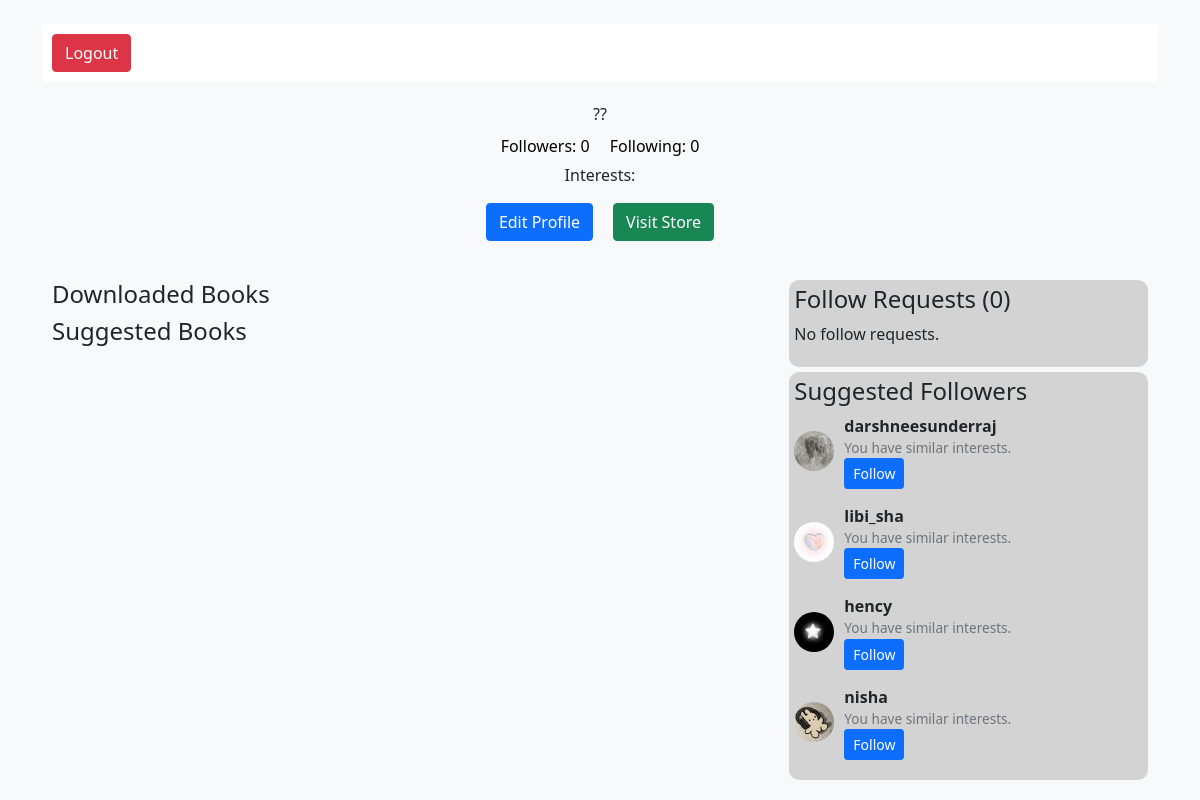
The page /user_dashboard.php (signed in) on the database its author committed.
### tables this page shows
CREATE TABLE `users` (
  `id` int(11) NOT NULL,
  `name` varchar(255) NOT NULL,
  `username` varchar(255) NOT NULL,
  `email` varchar(255) NOT NULL,
  `password` varchar(255) NOT NULL,
  `avatar` varchar(255) DEFAULT NULL,
  `auth_method` enum('gmail','register') NOT NULL DEFAULT 'register',
  `interests` varchar(255) DEFAULT NULL,
  `genres` varchar(255) DEFAULT NULL
);

### user_dashboard.php (the view, shortened to what this page needs)
<?php
include "db_conn.php";
$user_id = $_SESSION['user_id'];
try {
    $sql = "SELECT username, avatar, interests FROM users WHERE id = ?";
    $stmt = $conn->prepare($sql);
    $stmt->execute([$user_id]);
    $user = $stmt->fetch(PDO::FETCH_ASSOC);
    $request_sql = "
        SELECT fr.id, u.username
        FROM follow_requests fr
        JOIN users u ON fr.sender_id = u.id
        WHERE fr.receiver_id = ? AND fr.status = 'pending'";
    $request_stmt = $conn->prepare($request_sql);
    $request_stmt->execute([$user_id]);
    $requests_result = $request_stmt->fetchAll(PDO::FETCH_ASSOC);
    $num_requests = count($requests_result);
    $suggest_users_sql = "
        SELECT u.id, u.username, u.avatar,
        CASE
            WHEN u.id IN (
                SELECT DISTINCT d.user_id
                FROM downloads d
                JOIN books b ON d.book_id = b.id
                WHERE b.category_id IN (
                    SELECT DISTINCT b.category_id
                    FROM downloads d2
                    JOIN books b ON d2.book_id = b.id
                    WHERE d2.user_id = ?
                )
            ) THEN 'You both downloaded the same book.'
            ELSE 'You have similar interests.'
        END AS reason
        FROM users u
        WHERE u.id != ?
        AND (u.interests LIKE ? OR u.id IN (
            SELECT DISTINCT d.user_id
            FROM downloads d
            JOIN books b ON d.book_id = b.id
            WHERE b.category_id IN (
                SELECT DISTINCT b.category_id
                FROM downloads d2
                JOIN books b ON d2.book_id = b.id
                WHERE d2.user_id = ?
            )
        ))
        LIMIT 5";
    $suggest_users_stmt = $conn->prepare($suggest_users_sql);
    $user_interest = '%' . $user['interests'] . '%';
    $suggest_users_stmt->execute([$user_id, $user_id, $user_interest, $user_id]);
    $suggest_users_result = $suggest_users_stmt->fetchAll(PDO::FETCH_ASSOC);
    $followers_sql = "SELECT COUNT(*) as count FROM follow_requests WHERE receiver_id = ? AND status = 'accepted'";
    $followers_stmt = $conn->prepare($followers_sql);
    $followers_stmt->execute([$user_id]);
    $followers_count = $followers_stmt->fetch(PDO::FETCH_ASSOC)['count'];
    $following_sql = "SELECT COUNT(*) as count FROM follow_requests WHERE sender_id = ? AND status = 'accepted'";
    $following_stmt = $conn->prepare($following_sql);
    $following_stmt->execute([$user_id]);
    $following_count = $following_stmt->fetch(PDO::FETCH_ASSOC)['count'];
} catch (PDOException $e) {
    $message = "Database error: " . $e->getMessage();
}
?>
<!DOCTYPE html>
<html lang="en">
<head>
    <link href="https://cdn.jsdelivr.net/npm/bootstrap@5.1.1/dist/css/bootstrap.min.css" rel="stylesheet">
</head>
<body>
    <div class="container mt-4">
        <div class="logout-container">
            <a href="logout.php" class="btn btn-danger">Logout</a>
        </div>
        <div class="row">
            <div class="col-12 mb-4 text-center">
                <?php if (!empty($user['avatar'])): ?>
                    <img src="uploads/avatars/<?php echo htmlspecialchars($user['avatar']); ?>" alt="Avatar" width="100" height="100" class="rounded-circle">
                <?php else: ?>
                    <div class="avatar-placeholder">??</div>
                <?php endif; ?>
                <div class="followers-following">
                    <div>Followers: <?php echo $followers_count; ?></div>
                    <div>Following: <?php echo $following_count; ?></div>
                </div>
                <p>Interests: <?php echo htmlspecialchars($user['interests']); ?></p>
                <div class="followers-following">
                    <a href="edit_profile.php" class="btn btn-primary">Edit Profile</a>
                    <a href="store.php" class="btn btn-success">Visit Store</a>
                </div>
            </div>
        </div>
        <div class="content-row">
            <div class="content-left">
                <h4>Downloaded Books</h4>
                <h4>Suggested Books</h4>
            </div>
            <div class="content-right">
                <div class="follow-requests sidebar-section">
                    <h4>Follow Requests (<?php echo $num_requests; ?>)</h4>
                    <?php if ($num_requests > 0): ?>
                        <?php foreach ($requests_result as $request): ?>
                            <div class="request-item">
                                <span><?php echo htmlspecialchars($request['username']); ?></span>
                                <form action="" method="POST" style="display:inline;">
                                    <input type="hidden" name="request_id" value="<?php echo $request['id']; ?>">
                                    <button type="submit" name="action" value="accept" class="btn btn-success btn-sm">Accept</button>
                                    <button type="submit" name="action" value="decline" class="btn btn-danger btn-sm">Decline</button>
                                </form>
                            </div>
                        <?php endforeach; ?>
                    <?php else: ?>
                        <p>No follow requests.</p>
                    <?php endif; ?>
                </div>
                <div class="suggested-users sidebar-section">
                <h4>Suggested Followers</h4>
                <?php
                $suggested_followers = isset($_SESSION['follow_requests']) ? $_SESSION['follow_requests'] : [];
                foreach ($suggest_users_result as $suggested): ?>
                    <div class="suggested-user">
                        <img src="uploads/avatars/<?php echo htmlspecialchars($suggested['avatar']); ?>" alt="<?php echo htmlspecialchars($suggested['username']); ?>" width="40" height="40" class="rounded-circle">
                        <div class="user-info">
                            <p class="username"><?php echo htmlspecialchars($suggested['username']); ?></p>
                            <p class="reason"><?php echo htmlspecialchars($suggested['reason']); ?></p>
                            <form action="follow_user.php" method="POST" style="display:inline;">
                                <?php if (in_array($suggested['id'], $suggested_followers)): ?>
                                    <button type="button" class="btn btn-secondary btn-sm" disabled>Requested</button>
                                <?php else: ?>
                                    <button type="submit" class="btn btn-primary btn-sm">Follow</button>
                                <?php endif; ?>
                            </form>
                        </div>
                    </div>
                <?php endforeach; ?>
                </div>
            </div>
        </div>
    </div>
</body>
</html>

### user_dashboard.php (style rules this page uses)
body { background-color: #f8f9fa; }
.logout-container { background-color: white; padding: 10px; border-radius: 5px; margin-bottom: 20px; }
.followers-following { display: flex; justify-content: center; margin-bottom: 5px; gap: 20px; }
.followers-following div { text-align: center; color: black; font-size: 16px; }
.sidebar-section { background-color: lightgrey; padding: 5px; border-radius: 10px; margin-bottom: 5px; min-width: 150px; }
.follow-requests { background-color: lightgrey; padding: 5px; border-radius: 10px; min-width: 150px; }
.suggested-user { display: flex; align-items: center; gap: 10px; margin-bottom: 15px; }
.suggested-user img { flex-shrink: 0; }
.suggested-user .user-info { display: flex; flex-direction: column; }
.suggested-user .username { font-weight: bold; margin: 0; }
.suggested-user .reason { font-size: 0.85rem; color: #6c757d; margin: 0; }
.content-row { display: flex; justify-content: space-between; }
.content-left { flex: 2; margin: 10px; }
.content-right { flex: 1; margin: 10px; }

### rows shown on the page
users: avatar (picture), username "darshneesunderraj", reason "You have similar interests.", shows "Follow"
users: avatar (picture), username "libi_sha", reason "You have similar interests.", shows "Follow"
users: avatar (picture), username "hency", reason "You have similar interests.", shows "Follow"
users: avatar (picture), username "nisha", reason "You have similar interests.", shows "Follow"

### other values the page prints
$followers_count "0"
$following_count "0"
$num_requests "0"
